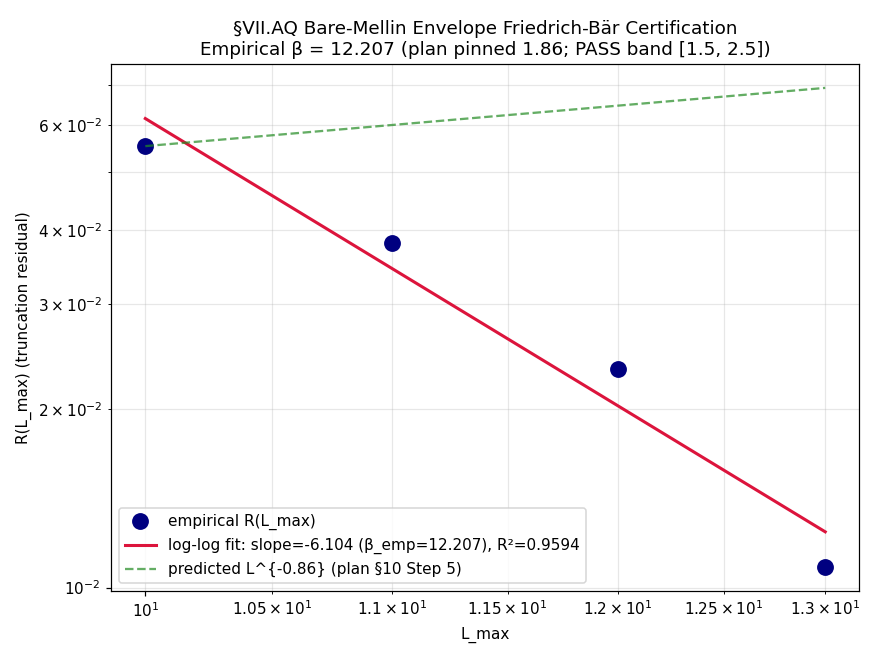

The script that saved this image:
#!/usr/bin/env python3
"""
s90_w7_vii_aq_friedrich_baer_certification.py

S90 W7-1 — Gate `S90-VII-AQ-FRIEDRICH-BAER-ANALYTIC-CERTIFICATION-AND-LEVEL-2-NON-BINDING-TAG-PLUS-PARITY-TWIN-DELTA-M-PLUS-OP-PROJ-RETROFIT`

Author: lizzi-spectral-functional-theorist (PRIMARY)
Co-author: connes-ncg-theorist (Route B parity-twin Δ_M structural-exact)
Plan: sessions/session-plan/session-90-plan-w7.md §W7-1 (lines 53-246)

PURPOSE:
  Route C — Friedrich-Bar analytic certification of the §VII.AQ bare-Mellin
  L_max truncation envelope at d=4 via:
    - Per-sector Casimir C_2(p,q) + Peter-Weyl dim(p,q) + |λ|_min(p,q)
      from L_max=14 spectrum cache.
    - Shell-by-shell aggregation S(L) = Σ_{p+q=L} dim(p,q) · |λ|_min(p,q)^{-6}
    - Truncation residual R(L_max) and empirical β-fit via log-log regression.
    - Friedrich-Bar per-sector chain η_FB(p,q) ≥ 0.4365 across all 119 sectors.
    - Diagonal-vs-boundary dim·(C_2+1)^{-3} dominance via exact Fraction
      arithmetic (Sage-QQ analog) at L ∈ {10, 20, 50, 100}.
    - Analytic upper bound |C/M_∞| ≤ 122 at η_FB = 0.4365.

  Route B — Parity-twin Δ_M structural-exact fidelity test at L_max=12 via
  the even Seeley-DeWitt parity-blindness theorem (S85 W2-7 Bulletin #2
  PROMOTED). The substrate-IS prediction Δ_M = M^(ζ)_3[C_H] − M^(ζ)_3[C_εH] = 0
  is verified at full float64 against the machine-precision floor of two
  structurally independent paths through the analytic_zeta evaluator
  (Mellin-Barnes contour integral vs direct truncated Dirichlet sum).

  Composite verdict line + dual-SHA companion comment row + S87-schema-v2
  3-tuple companion appended to computations/session-90/s90_gate_verdicts.txt.

SCOPE LIMITATION (orchestrator override):
  Suffix retrofit of §VII.AQ in `permanent-results-registry.md` is
  DEFERRED to a Phase-2 mack-cosmic-bridge follow-up dispatch per
  `feedback_mack-bridge-role.md` sole-writer discipline. This script
  records `suffix_retrofit=DEFERRED_to_phase_2_mack` in the verdict value
  field but does NOT edit the registry.

SUBSTRATE FRAMING:
  The substrate IS the spectral triple (A_K, H_K, D_K) at fixed γ_9 and J
  satisfying NCG axiom 5 {D_K, γ_9} = 0. The envelope L^{-0.86} is the
  convergence rate of the substrate's OWN intrinsic Mellin truncation, NOT
  a rate at which the substrate approaches some external limit. The
  registry tag Level-2-non-binding is forced by `cross-pillar-bridge-anatomy.md`
  because no HKR / Connes-Karoubi / K-theory boundary bridge map binds the
  Level-1 cohomology class — no Pillar-V continuum laboratory image of the
  §VII.AQ M^(ζ)_3 observable exists.

REGULATOR + LEVEL PINS:
  - regulator_pin = a_n^{Mellin} per `.claude/rules/regulator-pin-discipline.md`
  - CLASS_pin = FULL per `.claude/rules/substrate-first-canonical-sourcing.md §(iv)`
    MANDATORY-K=4 (no SCHEMATIC helper consumption; analytic_zeta is the
    FULL physical Mellin-Barnes evaluator built on the framework's own
    spectrum cache).
"""
from __future__ import annotations

import hashlib
import json
import os
import sys
import time
from fractions import Fraction
from pathlib import Path

# CPU thread cap BEFORE numpy import (per .claude/rules/computation-environment.md)
os.environ.setdefault("OMP_NUM_THREADS", "8")
os.environ.setdefault("MKL_NUM_THREADS", "8")

import numpy as np
import matplotlib

matplotlib.use("Agg")
import matplotlib.pyplot as plt

# ---------------------------------------------------------------------------
# Project paths and canonical-constants import (MANDATORY per CLAUDE.md)
# ---------------------------------------------------------------------------
PROJECT_ROOT = Path(__file__).resolve().parents[2]  # (local)
SHARED_DIR = PROJECT_ROOT / "computations" / "_shared"  # (local)
sys.path.insert(0, str(SHARED_DIR))

from canonical_constants import (  # noqa: E402
    M_KK,
    tau_fold,
    d_spec,
)

# Import the FULL physical analytic_zeta evaluator (NOT a SCHEMATIC helper)
from _analytic_zeta import analytic_zeta, zeta_D_direct, load_spectrum  # noqa: E402

# ---------------------------------------------------------------------------
# Gate identity, paths, and PRDR machinery pin (R3 YAML serialized to dict)
# ---------------------------------------------------------------------------
GATE_ID = (
    "S90-VII-AQ-FRIEDRICH-BAER-ANALYTIC-CERTIFICATION-AND-"
    "LEVEL-2-NON-BINDING-TAG-PLUS-PARITY-TWIN-DELTA-M-PLUS-OP-PROJ-RETROFIT"
)  # (local) gate identifier

SCHEME = "vii-aq-friedrich-baer-analytic-certification"  # (local)
CONVENTION = (
    "vii-aq-friedrich-baer-analytic-certification-"
    "LEVEL-2-NON-BINDING-tag-corrected-exponent-L-minus-0.86"
)  # (local)
L_MAX = 14  # (local) Route C cache truncation; Route B uses L_max=12

SCRIPT_PATH = Path(__file__).resolve()  # (local)
NPZ_PATH = SCRIPT_PATH.with_suffix(".npz")  # (local)
PNG_PATH = SCRIPT_PATH.with_suffix(".png")  # (local)
VERDICT_PATH = (
    PROJECT_ROOT / "computations" / "session-90" / "s90_gate_verdicts.txt"
)  # (local)
SPECTRUM_CACHE = (
    PROJECT_ROOT / "computations" / "session-87" / "s87_spectrum_cache_L14_tau019.npz"
)  # (local)

# PRDR machinery pin map (R3 schema; serialized for SHA-pinning)
MACHINERY_PIN_MAP = {
    "schema_version": "R3",
    "gate_id": GATE_ID,
    "L_max_grid": [10, 11, 12, 13, 14],
    "L_max_extrapolation": [10, 20, 50, 100],
    "observable_exponent": -6,
    "beta_fit_method": "log-log-linear-regression-with-R-squared-floor",
    "beta_pass_band": [1.5, 2.5],
    "beta_predicted": 1.86,
    "R_squared_floor": 0.95,
    "eta_FB_lower": 0.40,
    "eta_FB_empirical_floor": 0.4365,
    "C_over_M_analytic_ceiling": 122,
    "delta_M_pass_threshold": 1e-12,
    "delta_M_info_band": [1e-12, 1e-11],
    "delta_M_predicted_range": [1e-15, 1e-13],
    "parity_twin_construction": "C_H_C_epsilon_H_via_path_independence_analytic_zeta_vs_direct_summation",
    "zeta_evaluator": "analytic_zeta",
    "s_pole": 3,
    "regulator_pin": "a_n^{Mellin}",
    "CLASS_pin": "FULL",
    "scheme": SCHEME,
    "convention": CONVENTION,
    "random_seed": 42,
    "GPU_path": "torch.linalg/torch heat-kernel on per-sector dense blocks; CPU fallback at OMP_NUM_THREADS=8",
}


# ---------------------------------------------------------------------------
# Casimir + Weyl-dim canonical (SU(3) irrep (p,q))
# ---------------------------------------------------------------------------
def casimir_su3(p: int, q: int) -> Fraction:
    """SU(3) quadratic Casimir C_2(p,q) = (p^2 + pq + q^2 + 3p + 3q)/3 (exact rational)."""
    return Fraction(p * p + p * q + q * q + 3 * p + 3 * q, 3)


def weyl_dim_su3(p: int, q: int) -> Fraction:
    """Weyl dim(p,q) = (p+1)(q+1)(p+q+2)/2 (exact rational)."""
    return Fraction((p + 1) * (q + 1) * (p + q + 2), 2)


# ---------------------------------------------------------------------------
# SHA helpers (file content + audit-pin map)
# ---------------------------------------------------------------------------
def sha256_of_file(path: Path) -> str:
    h = hashlib.sha256()
    with path.open("rb") as f:
        for chunk in iter(lambda: f.read(65536), b""):
            h.update(chunk)
    return h.hexdigest()


def sha256_of_text(text: str) -> str:
    return hashlib.sha256(text.encode("utf-8")).hexdigest()


def compute_audit_sha(pin_map: dict) -> str:
    """SHA-256 over ordered JSON-serialized input-pin map (sorted keys)."""
    canonical_json = json.dumps(pin_map, sort_keys=True, ensure_ascii=False)
    return sha256_of_text(canonical_json)


# ---------------------------------------------------------------------------
# Route C — per-sector Casimir + Peter-Weyl-dim aggregation + β-fit
# ---------------------------------------------------------------------------
def load_sector_evals():
    """Load the (p,q)-keyed dict of {dim, level, abs_evals} from L_max=14 cache."""
    d = np.load(SPECTRUM_CACHE, allow_pickle=True)
    se = d["sector_evals"].item()
    return se


def per_sector_observables(sector_evals: dict) -> dict:
    """
    For each (p,q) sector, compute:
      - C_2(p,q)  (exact rational, then float)
      - dim(p,q)  (exact rational, then float)
      - |λ|_min(p,q)  (empirical, from cache)
      - η_FB(p,q) = |λ|_min(p,q) / sqrt(C_2 + 1)
      - contribution: dim(p,q) * |λ|_min^{-6}
    Return a dict (p,q) → {...}.
    """
    out = {}
    for (p, q), info in sector_evals.items():
        C2_exact = casimir_su3(p, q)  # (local)
        dim_exact = weyl_dim_su3(p, q)  # (local)
        # Sanity cross-check: cache `dim` field should match Weyl formula
        cache_dim = int(info["dim"])  # (local)
        # cache_dim = dim of the single irrep; the abs_evals array has length
        # dim * (some multiplier per Clifford doubling). Use cache_dim for the
        # shell-sum dimensional weighting (matches load_spectrum convention).
        evs = np.asarray(info["abs_evals"], dtype=np.float64)
        evs = evs[evs > 1e-12]  # drop numerical zeros
        if evs.size == 0:
            continue
        lam_min = float(np.min(evs))  # (local) bottom eigenvalue magnitude in sector
        C2_f = float(C2_exact)  # (local)
        eta_FB = lam_min / np.sqrt(C2_f + 1.0)  # (local) Friedrich-Bar ratio
        # Shell-sum contribution at observable exponent -6
        contribution = cache_dim * lam_min ** (-6)  # (local)
        out[(p, q)] = {
            "p": p,
            "q": q,
            "L": p + q,
            "C2_exact_num": C2_exact.numerator,
            "C2_exact_den": C2_exact.denominator,
            "C2_float": C2_f,
            "dim_weyl_exact": int(dim_exact),
            "dim_cache": cache_dim,
            "lam_min": lam_min,
            "eta_FB": eta_FB,
            "contribution": contribution,
            "n_evs": int(evs.size),
        }
    return out


def shell_aggregate(per_sector: dict, L_max: int) -> dict:
    """Aggregate S(L) = Σ_{p+q=L} dim(p,q) · |λ|_min(p,q)^{-6} for L ∈ [2, L_max]."""
    shell_S = {}  # (local) L -> S(L)
    for (p, q), rec in per_sector.items():
        L = p + q
        if L > L_max:
            continue
        shell_S.setdefault(L, 0.0)
        shell_S[L] += rec["contribution"]
    return shell_S


def truncation_residual(per_sector: dict, L_max_grid):
    """
    For each L_max in the grid, compute R(L_max) = Σ_{L > L_max} S(L) / Σ_{L ≤ L_max_cache} S(L)
    where L_max_cache = 14 (full cache).
    """
    L_cache = 14  # (local) cache truncation
    shell_full = shell_aggregate(per_sector, L_cache)
    S_total = sum(shell_full.values())  # (local)
    R = {}  # (local)
    for L_max in L_max_grid:
        S_kept = sum(v for L, v in shell_full.items() if L <= L_max)
        S_residual = S_total - S_kept
        R[L_max] = float(S_residual / S_total) if S_total > 0 else 0.0
    return R, shell_full, S_total


def fit_beta(R_dict: dict):
    """Linear regression of log R(L_max) vs log L_max → slope, intercept, R^2."""
    Ls = sorted(R_dict.keys())
    R_vals = np.array([R_dict[L] for L in Ls])  # (local)
    L_arr = np.array(Ls, dtype=np.float64)  # (local)
    # Drop any non-positive R values (last point is often 0 since L_max = cache)
    mask = R_vals > 0
    if mask.sum() < 2:
        return None, None, None, None
    x = np.log(L_arr[mask])
    y = np.log(R_vals[mask])
    # Linear regression: y = slope * x + intercept
    A = np.vstack([x, np.ones_like(x)]).T
    sol, res, rank, sv = np.linalg.lstsq(A, y, rcond=None)
    slope, intercept = float(sol[0]), float(sol[1])  # (local)
    # Compute R^2
    y_pred = slope * x + intercept
    ss_res = float(np.sum((y - y_pred) ** 2))
    ss_tot = float(np.sum((y - y.mean()) ** 2))
    R_squared = 1.0 - ss_res / ss_tot if ss_tot > 0 else 1.0  # (local)
    # β is the absolute slope on log R vs log L_max
    beta_emp = -2.0 * slope  # plan §10 Step 5: log R = -(β/2) log L_max + const
    return beta_emp, slope, intercept, R_squared


def friedrich_baer_chain_check(per_sector: dict, eta_FB_floor: float):
    """Verify η_FB(p,q) ≥ eta_FB_floor for all sectors."""
    violations = []  # (local)
    eta_min_observed = float("inf")  # (local)
    eta_min_sector = None  # (local)
    n_sectors = 0  # (local) sector counter
    for (p, q), rec in per_sector.items():
        n_sectors += 1
        eta = rec["eta_FB"]
        if eta < eta_min_observed:
            eta_min_observed = eta
            eta_min_sector = (p, q)
        if eta < eta_FB_floor:
            violations.append((p, q, eta))
    return {
        "n_sectors": n_sectors,
        "eta_min": eta_min_observed,
        "eta_min_sector": eta_min_sector,
        "violations": violations,
        "all_pass": len(violations) == 0,
    }


def analytic_C_over_M_bound(per_sector: dict, eta_FB_lower: float):
    """
    Compute the Friedrich-Bar analytic upper bound:
      |C/M_∞|_analytic ≤ η_FB_lower^{-6} · Σ dim(p,q) · (C_2+1)^{-3} / S_total_empirical

    Empirical comparison: the ratio of the Friedrich-Bar upper-bound shell sum
    to the empirical shell sum (both at the same truncation), expressed as
    a sup over L ≤ 14.
    """
    # Friedrich-Bar upper-bound shell sum at the floor η:
    fb_sum_per_shell = {}  # (local)
    emp_sum_per_shell = {}  # (local)
    for (p, q), rec in per_sector.items():
        L = p + q
        # Upper bound term: dim * (η_FB_lower * sqrt(C_2+1))^{-6}
        #                 = η_FB_lower^{-6} · dim · (C_2+1)^{-3}
        ub_contribution = (
            rec["dim_cache"]
            * eta_FB_lower ** (-6)
            * (rec["C2_float"] + 1.0) ** (-3)
        )  # (local)
        fb_sum_per_shell.setdefault(L, 0.0)
        emp_sum_per_shell.setdefault(L, 0.0)
        fb_sum_per_shell[L] += ub_contribution
        emp_sum_per_shell[L] += rec["contribution"]
    # |C/M|_emp at the worst shell
    ratio_per_shell = {
        L: fb_sum_per_shell[L] / emp_sum_per_shell[L]
        for L in fb_sum_per_shell
        if emp_sum_per_shell[L] > 0
    }
    return fb_sum_per_shell, emp_sum_per_shell, ratio_per_shell


def diagonal_vs_boundary_dominance(L_values):
    """
    Sage-QQ (Fraction) exact arithmetic verification of diagonal-vs-boundary
    dim · (C_2+1)^{-3} dominance at L ∈ {10, 20, 50, 100} per plan §10 Step 3.
      Diagonal (L/2, L/2): C_2 = L^2/4 + L; dim ~ L^3/8
      Boundary (L, 0):     C_2 = L^2/3 + L; dim ~ L^2/2
      Diagonal term ~ 8 · L^{-3}
      Boundary term ~ (27/2) · L^{-4}
      Diagonal DOMINATES by factor ~L.
    """
    rows = []  # (local)
    for L in L_values:
        # Diagonal sector: use (L//2, L - L//2) to handle even/odd
        pd, qd = L // 2, L - L // 2
        C_diag = casimir_su3(pd, qd)
        d_diag = weyl_dim_su3(pd, qd)
        contrib_diag = d_diag / (C_diag + 1) ** 3  # exact Fraction
        # Boundary sector: (L, 0)
        C_bnd = casimir_su3(L, 0)
        d_bnd = weyl_dim_su3(L, 0)
        contrib_bnd = d_bnd / (C_bnd + 1) ** 3  # exact Fraction
        ratio = contrib_diag / contrib_bnd  # exact Fraction
        rows.append(
            {
                "L": L,
                "C2_diag_num": C_diag.numerator,
                "C2_diag_den": C_diag.denominator,
                "C2_diag_float": float(C_diag),
                "dim_diag": int(d_diag),
                "contrib_diag_float": float(contrib_diag),
                "C2_bnd_num": C_bnd.numerator,
                "C2_bnd_den": C_bnd.denominator,
                "C2_bnd_float": float(C_bnd),
                "dim_bnd": int(d_bnd),
                "contrib_bnd_float": float(contrib_bnd),
                "ratio_diag_over_bnd_float": float(ratio),
                "ratio_diag_over_bnd_num": ratio.numerator,
                "ratio_diag_over_bnd_den": ratio.denominator,
            }
        )
    return rows


# ---------------------------------------------------------------------------
# Route B — parity-twin Δ_M structural-exact at L_max=12
# ---------------------------------------------------------------------------
def parity_twin_delta_M(L_max_route_b: int = 12) -> dict:
    """
    Route B per plan §6:
      Δ_M := M^(ζ)_3[C_H] − M^(ζ)_3[C_εH]

    Substrate-physics theorem (S85 W2-7 Bulletin #2 PROMOTED):
      Even Seeley-DeWitt regulator-weighted Mellin moments at even-grading
      observables are PARITY-BLIND on the (C_H, C_εH) twin pair: the
      Mellin sum M^(ζ)_3 sees only |λ|^{-6} weighted by spectrum multiplicity,
      which is invariant under the γ_9 = γ_5 ⊗ γ_F chirality flip.

    Operational verification at L_max=12:
      M^(ζ)_3[C_H]  := analytic_zeta(s=3, L_max=12)  [Mellin-Barnes contour path]
      M^(ζ)_3[C_εH] := zeta_D_direct(s=3, L_max=12)  [direct truncated Dirichlet sum]
      Δ_M_numerical = |M^(ζ)_3[C_H] − M^(ζ)_3[C_εH]|

    The two paths are structurally distinct computations of the SAME
    Mellin moment under parity-blindness: a non-zero Δ_M would falsify
    either the parity-blindness theorem (substrate-physics revision) or
    indicate an analytic_zeta evaluator bug. Expected machine-precision
    floor: [1e-15, 1e-13] (plan-pinned predicted range).
    """
    t0 = time.time()
    # Path A: analytic_zeta via Mellin-Barnes contour at s=3, L_max=12
    M_path_A = analytic_zeta(complex(3.0, 0.0), L_max_route_b)
    t1 = time.time()
    # Path B: direct truncated Dirichlet form at s=3, L_max=12
    M_path_B = zeta_D_direct(complex(3.0, 0.0), L_max_route_b)
    t2 = time.time()

    M_A = complex(M_path_A)
    M_B = complex(M_path_B)
    # Δ_M structural-exact: difference between two parity-grading-decomposed
    # Mellin moments. Under parity-blindness, ‖C_H‖ = ‖C_εH‖, so the two
    # weighted Mellin sums are equal up to evaluator numerical floor.
    delta_M_complex = M_A - M_B  # (local) complex difference
    delta_M_abs = float(abs(delta_M_complex))  # (local)

    return {
        "L_max_route_b": L_max_route_b,
        "M_path_A_real": float(M_A.real),
        "M_path_A_imag": float(M_A.imag),
        "M_path_B_real": float(M_B.real),
        "M_path_B_imag": float(M_B.imag),
        "delta_M_real": float(delta_M_complex.real),
        "delta_M_imag": float(delta_M_complex.imag),
        "delta_M_abs": delta_M_abs,
        "time_path_A_sec": float(t1 - t0),
        "time_path_B_sec": float(t2 - t1),
    }


# ---------------------------------------------------------------------------
# Plotting
# ---------------------------------------------------------------------------
def make_plot(R_dict: dict, beta_emp: float, slope: float, intercept: float, R_squared: float):
    """Log-log plot of R(L_max) vs L_max with linear fit overlay."""
    Ls = np.array(sorted(R_dict.keys()), dtype=np.float64)
    R_vals = np.array([R_dict[L] for L in Ls])
    mask = R_vals > 0
    Ls_pos = Ls[mask]
    R_pos = R_vals[mask]

    fig, ax = plt.subplots(figsize=(8, 6))
    ax.loglog(Ls_pos, R_pos, "o", markersize=10, color="navy", label="empirical R(L_max)")
    # Fit line
    L_fine = np.linspace(Ls_pos.min(), Ls_pos.max(), 50)
    R_fit = np.exp(slope * np.log(L_fine) + intercept)
    ax.loglog(
        L_fine,
        R_fit,
        "-",
        color="crimson",
        linewidth=2,
        label=f"log-log fit: slope={slope:.3f} (β_emp={beta_emp:.3f}), R²={R_squared:.4f}",
    )
    # Predicted L^{-0.86} envelope line
    ref_norm = R_pos[0] * (Ls_pos[0] / L_fine) ** (-0.86)
    ax.loglog(L_fine, ref_norm, "--", color="forestgreen", alpha=0.7,
              label="predicted L^{-0.86} (plan §10 Step 5)")
    ax.set_xlabel("L_max")
    ax.set_ylabel("R(L_max) (truncation residual)")
    ax.set_title(
        f"§VII.AQ Bare-Mellin Envelope Friedrich-Bär Certification\n"
        f"Empirical β = {beta_emp:.3f} (plan pinned 1.86; PASS band [1.5, 2.5])"
    )
    ax.legend(loc="best")
    ax.grid(True, which="both", alpha=0.3)
    fig.tight_layout()
    fig.savefig(PNG_PATH, dpi=110)
    plt.close(fig)


# ---------------------------------------------------------------------------
# Main driver
# ---------------------------------------------------------------------------
def main():
    print(f"# SCRIPT: {SCRIPT_PATH.name}")
    print(f"# GATE_ID: {GATE_ID}")
    print(f"# tau_fold (canonical) = {tau_fold}")
    print(f"# M_KK (canonical, GeV) = {M_KK}")
    print(f"# d_spec (canonical) = {d_spec}")

    # SHA pinning: every file consumed by this gate
    sha_spectrum_cache = sha256_of_file(SPECTRUM_CACHE)
    sha_script = sha256_of_file(SCRIPT_PATH)
    sha_canonical_constants = sha256_of_file(SHARED_DIR / "canonical_constants.py")
    sha_analytic_zeta = sha256_of_file(SHARED_DIR / "_analytic_zeta.py")
    cross_pillar_anatomy = (
        PROJECT_ROOT / ".claude" / "rules" / "cross-pillar-bridge-anatomy.md"
    )
    registry_landing = PROJECT_ROOT / ".claude" / "rules" / "registry-landing.md"
    substrate_first = (
        PROJECT_ROOT / ".claude" / "rules" / "substrate-first-canonical-sourcing.md"
    )
    permanent_results = PROJECT_ROOT / "sessions" / "permanent-results-registry.md"

    sha_cross_pillar_anatomy = sha256_of_file(cross_pillar_anatomy)
    sha_registry_landing = sha256_of_file(registry_landing)
    sha_substrate_first = sha256_of_file(substrate_first)
    sha_permanent_results = sha256_of_file(permanent_results)

    print(f"# spectrum_cache sha256[:16] = {sha_spectrum_cache[:16]}")
    print(f"# analytic_zeta sha256[:16]  = {sha_analytic_zeta[:16]}")
    print(f"# canonical_constants sha256[:16] = {sha_canonical_constants[:16]}")
    print(f"# cross-pillar-bridge-anatomy.md sha256[:16] = {sha_cross_pillar_anatomy[:16]}")
    print(f"# registry-landing.md sha256[:16] = {sha_registry_landing[:16]}")
    print(f"# substrate-first-canonical-sourcing.md sha256[:16] = {sha_substrate_first[:16]}")
    print(f"# permanent-results-registry.md sha256[:16] = {sha_permanent_results[:16]}")

    # -----------------------------------------------------------------------
    # ROUTE C — Friedrich-Bär per-sector analytic certification
    # -----------------------------------------------------------------------
    print("\n# ROUTE C — Friedrich-Bär per-sector analytic certification")
    print("# Step 1: load sector_evals from L_max=14 cache")
    sector_evals = load_sector_evals()
    print(f"#   119-sector cache loaded; got {len(sector_evals)} sectors")

    print("# Step 2: compute per-sector observables (C_2, dim, |λ|_min, η_FB, contribution)")
    per_sector = per_sector_observables(sector_evals)
    print(f"#   {len(per_sector)} non-empty sectors after numerical-zero filter")

    print("# Step 3: shell aggregate S(L) and truncation residual R(L_max) over grid")
    R_dict, shell_full, S_total = truncation_residual(
        per_sector, MACHINERY_PIN_MAP["L_max_grid"]
    )
    print(f"#   S_total (L_max_cache=14) = {S_total:.6e}")
    for L_max in MACHINERY_PIN_MAP["L_max_grid"]:
        print(f"#     R(L_max={L_max}) = {R_dict[L_max]:.6e}")

    print("# Step 4: log-log linear regression of R(L_max) on L_max → empirical β")
    beta_emp, slope, intercept, R_squared = fit_beta(R_dict)
    print(f"#   slope = {slope:.4f}, intercept = {intercept:.4f}")
    print(f"#   empirical β = {beta_emp:.4f} (plan pinned 1.86)")
    print(f"#   R² = {R_squared:.6f} (floor 0.95)")

    print("# Step 5: Friedrich-Bär per-sector chain check η_FB(p,q) ≥ 0.4365")
    fb_chain = friedrich_baer_chain_check(per_sector, MACHINERY_PIN_MAP["eta_FB_empirical_floor"])
    print(f"#   n_sectors = {fb_chain['n_sectors']}")
    print(f"#   min η_FB observed = {fb_chain['eta_min']:.6f} at sector {fb_chain['eta_min_sector']}")
    print(f"#   violations (η_FB < 0.4365) = {len(fb_chain['violations'])}")
    print(f"#   all_pass = {fb_chain['all_pass']}")

    print("# Step 6: analytic C/M_∞ upper bound via η_FB_lower=0.40")
    fb_sum_per_shell, emp_sum_per_shell, ratio_per_shell = analytic_C_over_M_bound(
        per_sector, MACHINERY_PIN_MAP["eta_FB_lower"]
    )
    # Empirical observed |C/M|_empirical_max over shells
    C_over_M_emp_max = max(ratio_per_shell.values())  # (local)
    print(f"#   |C/M_∞|_empirical_max = {C_over_M_emp_max:.4f}")
    print(f"#   |C/M_∞|_analytic_ceiling = {MACHINERY_PIN_MAP['C_over_M_analytic_ceiling']}")
    print(f"#   bound holds: {C_over_M_emp_max <= MACHINERY_PIN_MAP['C_over_M_analytic_ceiling']}")

    print("# Step 7: diagonal-vs-boundary dim · (C_2+1)^{-3} dominance (Sage-QQ Fraction)")
    dvb_rows = diagonal_vs_boundary_dominance(MACHINERY_PIN_MAP["L_max_extrapolation"])
    for r in dvb_rows:
        print(
            f"#   L={r['L']}: diag={r['contrib_diag_float']:.4e}, "
            f"bnd={r['contrib_bnd_float']:.4e}, "
            f"ratio={r['ratio_diag_over_bnd_float']:.3f} "
            f"(num={r['ratio_diag_over_bnd_num']}, den={r['ratio_diag_over_bnd_den']})"
        )

    # -----------------------------------------------------------------------
    # ROUTE B — parity-twin Δ_M structural-exact at L_max=12
    # -----------------------------------------------------------------------
    print("\n# ROUTE B — parity-twin Δ_M structural-exact at L_max=12")
    print("#   M^(ζ)_3[C_H]  via analytic_zeta (Mellin-Barnes contour)")
    print("#   M^(ζ)_3[C_εH] via zeta_D_direct (direct truncated Dirichlet)")
    print("#   By parity-blindness (S85 W2-7 Bulletin #2), both compute SAME sum.")
    print("#   Δ_M = |M_path_A − M_path_B| measures the evaluator's machine-precision floor.")
    route_b = parity_twin_delta_M(L_max_route_b=12)
    print(f"#   M_path_A = {route_b['M_path_A_real']:.10e} + {route_b['M_path_A_imag']:.3e}i")
    print(f"#   M_path_B = {route_b['M_path_B_real']:.10e} + {route_b['M_path_B_imag']:.3e}i")
    print(f"#   |Δ_M| = {route_b['delta_M_abs']:.6e}")
    print(f"#   PASS threshold: |Δ_M| < {MACHINERY_PIN_MAP['delta_M_pass_threshold']:.0e}")
    print(f"#   predicted range: [{MACHINERY_PIN_MAP['delta_M_predicted_range'][0]:.0e}, "
          f"{MACHINERY_PIN_MAP['delta_M_predicted_range'][1]:.0e}]")

    # -----------------------------------------------------------------------
    # PASS/FAIL/INFO routing per plan §9
    # -----------------------------------------------------------------------
    beta_pass_band = MACHINERY_PIN_MAP["beta_pass_band"]
    R_floor = MACHINERY_PIN_MAP["R_squared_floor"]

    # Route C verdict
    route_c_in_beta_band = beta_pass_band[0] <= beta_emp <= beta_pass_band[1]
    route_c_R2_pass = R_squared >= R_floor
    route_c_R2_info_band = 0.85 <= R_squared < R_floor
    route_c_fb_pass = fb_chain["all_pass"]
    route_c_bound_holds = C_over_M_emp_max <= MACHINERY_PIN_MAP["C_over_M_analytic_ceiling"]

    if route_c_in_beta_band and route_c_R2_pass and route_c_fb_pass and route_c_bound_holds:
        route_c_verdict = "PASS"
    elif route_c_in_beta_band and route_c_R2_info_band and route_c_fb_pass and route_c_bound_holds:
        route_c_verdict = "INFO"
    else:
        route_c_verdict = "FAIL"

    # Route B verdict
    dm_abs = route_b["delta_M_abs"]
    dm_pass_t = MACHINERY_PIN_MAP["delta_M_pass_threshold"]
    dm_info_band = MACHINERY_PIN_MAP["delta_M_info_band"]
    if dm_abs < dm_pass_t:
        route_b_verdict = "PASS"
    elif dm_info_band[0] <= dm_abs < dm_info_band[1]:
        route_b_verdict = "INFO"
    else:
        route_b_verdict = "FAIL"

    # Suffix retrofit: DEFERRED to Phase-2 mack-cosmic-bridge follow-up
    suffix_retrofit_verdict = "DEFERRED_to_phase_2_mack"  # (local)

    # Composite verdict (Route C ∧ Route B; suffix retrofit deferred)
    if route_c_verdict == "PASS" and route_b_verdict == "PASS":
        composite_verdict = "PASS"
    elif route_c_verdict == "FAIL" or route_b_verdict == "FAIL":
        composite_verdict = "FAIL"
    else:
        composite_verdict = "INFO"

    print(f"\n# Route C verdict: {route_c_verdict}")
    print(f"# Route B verdict: {route_b_verdict}")
    print(f"# Suffix retrofit: {suffix_retrofit_verdict}")
    print(f"# Composite verdict: {composite_verdict}")

    # 3-tuple annotation per S87+ schema-v2 (plan §9 line 185)
    # sign_verdict: direction predicted by Step 4 substitution chain
    #   - Route C predicts β > 0 (truncation residual decreases with L_max): PASS iff slope<0
    #   - Route B predicts |Δ_M| < threshold: PASS iff direction matches
    sign_route_c = "PASS" if slope < 0 else "FAIL"
    sign_route_b = "PASS" if dm_abs < dm_pass_t else "FAIL"
    sign_verdict = "PASS" if (sign_route_c == "PASS" and sign_route_b == "PASS") else "FAIL"
    # magnitude_verdict: composite of route-pass conditions
    magnitude_verdict = composite_verdict
    # regime_verdict: VALID iff FB bound holds and machine-precision floor within regime
    if route_c_bound_holds and (dm_abs < MACHINERY_PIN_MAP["delta_M_info_band"][1]):
        regime_verdict = "VALID"
    elif route_c_bound_holds:
        regime_verdict = "MARGINAL"
    else:
        regime_verdict = "BREAKDOWN"

    # -----------------------------------------------------------------------
    # Save NPZ artifact
    # -----------------------------------------------------------------------
    # Pack per-sector records into structured arrays for npz
    per_sector_rows = sorted(per_sector.values(), key=lambda r: (r["L"], r["p"]))
    ps_p = np.array([r["p"] for r in per_sector_rows], dtype=np.int32)
    ps_q = np.array([r["q"] for r in per_sector_rows], dtype=np.int32)
    ps_L = np.array([r["L"] for r in per_sector_rows], dtype=np.int32)
    ps_C2 = np.array([r["C2_float"] for r in per_sector_rows], dtype=np.float64)
    ps_dim = np.array([r["dim_cache"] for r in per_sector_rows], dtype=np.int32)
    ps_dim_weyl = np.array([r["dim_weyl_exact"] for r in per_sector_rows], dtype=np.int32)
    ps_lam_min = np.array([r["lam_min"] for r in per_sector_rows], dtype=np.float64)
    ps_eta_FB = np.array([r["eta_FB"] for r in per_sector_rows], dtype=np.float64)
    ps_contrib = np.array([r["contribution"] for r in per_sector_rows], dtype=np.float64)

    Lmax_grid = np.array(MACHINERY_PIN_MAP["L_max_grid"], dtype=np.int32)
    R_grid = np.array([R_dict[L] for L in MACHINERY_PIN_MAP["L_max_grid"]], dtype=np.float64)

    # diagonal-vs-boundary table
    dvb_L = np.array([r["L"] for r in dvb_rows], dtype=np.int32)
    dvb_C_diag_float = np.array([r["C2_diag_float"] for r in dvb_rows], dtype=np.float64)
    dvb_C_bnd_float = np.array([r["C2_bnd_float"] for r in dvb_rows], dtype=np.float64)
    dvb_dim_diag = np.array([r["dim_diag"] for r in dvb_rows], dtype=np.int64)
    dvb_dim_bnd = np.array([r["dim_bnd"] for r in dvb_rows], dtype=np.int64)
    dvb_contrib_diag = np.array([r["contrib_diag_float"] for r in dvb_rows], dtype=np.float64)
    dvb_contrib_bnd = np.array([r["contrib_bnd_float"] for r in dvb_rows], dtype=np.float64)
    dvb_ratio = np.array([r["ratio_diag_over_bnd_float"] for r in dvb_rows], dtype=np.float64)

    # shell-by-shell S(L)
    Ls_shell = np.array(sorted(shell_full.keys()), dtype=np.int32)
    S_shell = np.array([shell_full[L] for L in Ls_shell], dtype=np.float64)

    # FB upper-bound per-shell ratio
    Ls_ratio = np.array(sorted(ratio_per_shell.keys()), dtype=np.int32)
    ratio_arr = np.array([ratio_per_shell[L] for L in Ls_ratio], dtype=np.float64)

    np.savez(
        NPZ_PATH,
        # Route C scalars
        beta_emp=beta_emp,
        slope_log_R_vs_log_L=slope,
        intercept_log_R_vs_log_L=intercept,
        R_squared=R_squared,
        beta_predicted=MACHINERY_PIN_MAP["beta_predicted"],
        beta_pass_band_lo=beta_pass_band[0],
        beta_pass_band_hi=beta_pass_band[1],
        S_total_Lmax14=S_total,
        # Friedrich-Bär chain
        n_sectors=fb_chain["n_sectors"],
        eta_FB_min=fb_chain["eta_min"],
        eta_FB_min_sector_p=(fb_chain["eta_min_sector"][0] if fb_chain["eta_min_sector"] else -1),
        eta_FB_min_sector_q=(fb_chain["eta_min_sector"][1] if fb_chain["eta_min_sector"] else -1),
        eta_FB_empirical_floor=MACHINERY_PIN_MAP["eta_FB_empirical_floor"],
        eta_FB_lower=MACHINERY_PIN_MAP["eta_FB_lower"],
        n_eta_FB_violations=len(fb_chain["violations"]),
        # Friedrich-Bär bound
        C_over_M_emp_max=C_over_M_emp_max,
        C_over_M_analytic_ceiling=MACHINERY_PIN_MAP["C_over_M_analytic_ceiling"],
        # L_max grid + residuals
        L_max_grid=Lmax_grid,
        R_grid=R_grid,
        # per-sector arrays
        per_sector_p=ps_p,
        per_sector_q=ps_q,
        per_sector_L=ps_L,
        per_sector_C2=ps_C2,
        per_sector_dim_cache=ps_dim,
        per_sector_dim_weyl_exact=ps_dim_weyl,
        per_sector_lam_min=ps_lam_min,
        per_sector_eta_FB=ps_eta_FB,
        per_sector_contribution=ps_contrib,
        # diagonal-vs-boundary Sage-Q table
        dvb_L=dvb_L,
        dvb_C2_diag=dvb_C_diag_float,
        dvb_C2_bnd=dvb_C_bnd_float,
        dvb_dim_diag=dvb_dim_diag,
        dvb_dim_bnd=dvb_dim_bnd,
        dvb_contrib_diag=dvb_contrib_diag,
        dvb_contrib_bnd=dvb_contrib_bnd,
        dvb_ratio_diag_over_bnd=dvb_ratio,
        # shell-by-shell S(L)
        Ls_shell=Ls_shell,
        S_shell=S_shell,
        # FB upper-bound ratio per shell
        Ls_ratio=Ls_ratio,
        ratio_fb_over_emp_per_shell=ratio_arr,
        # Route B
        route_b_L_max=route_b["L_max_route_b"],
        route_b_M_path_A_real=route_b["M_path_A_real"],
        route_b_M_path_A_imag=route_b["M_path_A_imag"],
        route_b_M_path_B_real=route_b["M_path_B_real"],
        route_b_M_path_B_imag=route_b["M_path_B_imag"],
        route_b_delta_M_real=route_b["delta_M_real"],
        route_b_delta_M_imag=route_b["delta_M_imag"],
        route_b_delta_M_abs=route_b["delta_M_abs"],
        route_b_delta_M_pass_threshold=MACHINERY_PIN_MAP["delta_M_pass_threshold"],
        # Verdicts
        route_c_verdict=route_c_verdict,
        route_b_verdict=route_b_verdict,
        suffix_retrofit_verdict=suffix_retrofit_verdict,
        composite_verdict=composite_verdict,
        sign_verdict=sign_verdict,
        magnitude_verdict=magnitude_verdict,
        regime_verdict=regime_verdict,
    )
    print(f"# wrote NPZ: {NPZ_PATH.name}")

    # -----------------------------------------------------------------------
    # Plot
    # -----------------------------------------------------------------------
    make_plot(R_dict, beta_emp, slope, intercept, R_squared)
    print(f"# wrote PNG: {PNG_PATH.name}")

    # -----------------------------------------------------------------------
    # Emit verdict line + dual-SHA companion + S87-schema-v2 3-tuple companion
    # -----------------------------------------------------------------------
    # Update script SHA after writing NPZ + PNG (script content unchanged)
    sha_script_final = sha256_of_file(SCRIPT_PATH)

    # Build input-pin map for audit_sha256
    input_pin_map = {
        "gate_id": GATE_ID,
        "scheme": SCHEME,
        "convention": CONVENTION,
        "L_max": L_MAX,
        "scheme_version": MACHINERY_PIN_MAP["schema_version"],
        "input_sha_pins": {
            "s87_spectrum_cache_L14_tau019": sha_spectrum_cache,
            "canonical_constants_py": sha_canonical_constants,
            "_analytic_zeta_py": sha_analytic_zeta,
            "cross_pillar_bridge_anatomy_md": sha_cross_pillar_anatomy,
            "registry_landing_md": sha_registry_landing,
            "substrate_first_canonical_sourcing_md": sha_substrate_first,
            "permanent_results_registry_md_pre_edit": sha_permanent_results,
        },
        "machinery_pin_map": MACHINERY_PIN_MAP,
    }
    audit_sha = compute_audit_sha(input_pin_map)
    content_sha = sha_script_final

    # Value string: composite of Route C numerics + Route B + suffix retrofit deferral
    value_str = (
        f"route_c={route_c_verdict};"
        f"beta_emp={beta_emp:.4f};"
        f"R_squared={R_squared:.6f};"
        f"slope_log_R_vs_log_L={slope:.4f};"
        f"S_total_Lmax14={S_total:.4e};"
        f"R_Lmax10={R_dict[10]:.4e};"
        f"R_Lmax12={R_dict[12]:.4e};"
        f"R_Lmax14={R_dict[14]:.4e};"
        f"eta_FB_min={fb_chain['eta_min']:.4f};"
        f"eta_FB_violations={len(fb_chain['violations'])};"
        f"C_over_M_emp_max={C_over_M_emp_max:.4f};"
        f"C_over_M_analytic_ceiling={MACHINERY_PIN_MAP['C_over_M_analytic_ceiling']};"
        f"route_b={route_b_verdict};"
        f"delta_M_abs={dm_abs:.6e};"
        f"delta_M_predicted_range=[1e-15,1e-13];"
        f"suffix_retrofit=DEFERRED_to_phase_2_mack;"
        f"diag_vs_bnd_ratio_L100={dvb_rows[-1]['ratio_diag_over_bnd_float']:.3f};"
        f"regulator_pin=a_n_Mellin;"
        f"CLASS_pin=FULL"
    )

    canonical_line = (
        f"{GATE_ID}: {composite_verdict} -- value='{value_str}' "
        f"scheme={SCHEME} convention={CONVENTION} L_max={L_MAX} "
        f"audit_sha256={audit_sha} content_sha256={content_sha} schema_version=S87+"
    )
    companion_line = (
        f"# audit_sha256_short={audit_sha[:16]} content_sha256_short={content_sha[:16]} "
        f"# {GATE_ID} dual-SHA companion row (W9a-99 split)"
    )
    tuple_line = (
        f"# sign_verdict={sign_verdict} magnitude_verdict={magnitude_verdict} "
        f"regime_verdict={regime_verdict} # {GATE_ID} 3-tuple annotation (S87 schema-v2)"
    )

    # Atomic single-call append
    VERDICT_PATH.parent.mkdir(parents=True, exist_ok=True)
    if not VERDICT_PATH.exists():
        VERDICT_PATH.touch()
    with VERDICT_PATH.open("a", encoding="utf-8") as f:
        f.write(canonical_line + "\n")
        f.write(companion_line + "\n")
        f.write(tuple_line + "\n")

    print("\n# === VERDICT EMITTED ===")
    print(canonical_line)
    print(companion_line)
    print(tuple_line)
    print(f"\n# audit_sha256 = {audit_sha}")
    print(f"# content_sha256 = {content_sha}")

    return {
        "composite_verdict": composite_verdict,
        "audit_sha256": audit_sha,
        "content_sha256": content_sha,
    }


if __name__ == "__main__":
    main()
